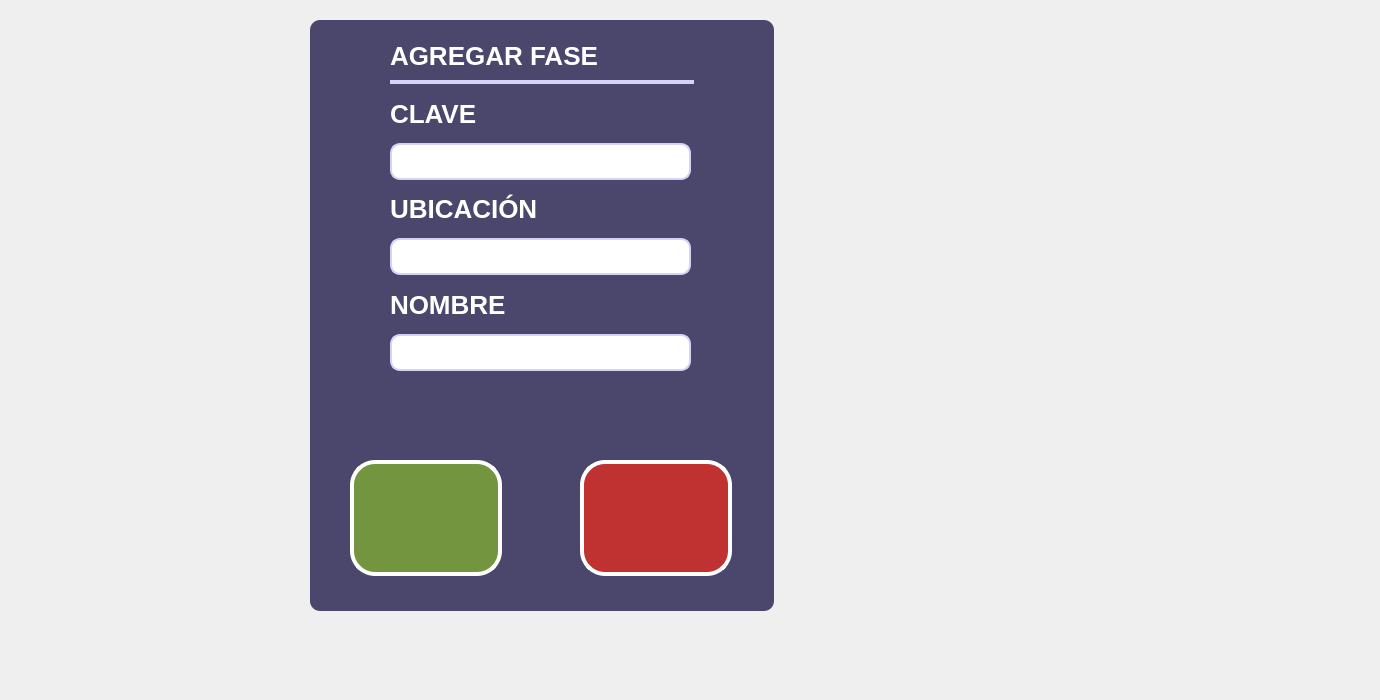
      <widget class="QWidget" name="page_15">
       <widget class="QLabel" name="Fondo_Lbl_16">
        <property name="geometry">
         <rect>
          <x>-50</x>
          <y>-20</y>
          <width>1371</width>
          <height>691</height>
         </rect>
        </property>
        <property name="font">
         <font>
          <family>Segoe UI</family>
          <pointsize>16</pointsize>
          <weight>75</weight>
          <bold>true</bold>
         </font>
        </property>
        <property name="styleSheet">
         <string notr="true">background-image: url(:/images/iconos/fondos/arandanos_fondo6.png);</string>
        </property>
        <property name="text">
         <string/>
        </property>
       </widget>
       <widget class="QWidget" name="widget_35" native="true">
        <property name="geometry">
         <rect>
          <x>300</x>
          <y>10</y>
          <width>481</width>
          <height>611</height>
         </rect>
        </property>
        <property name="styleSheet">
         <string notr="true"> border-radius: 10px; </string>
        </property>
        <widget class="QWidget" name="widget_36" native="true">
         <property name="geometry">
          <rect>
           <x>10</x>
           <y>10</y>
           <width>464</width>
           <height>591</height>
          </rect>
         </property>
         <property name="styleSheet">
          <string notr="true">background-color: rgb(74, 70, 108);
border-radius: 10px; </string>
         </property>
         <widget class="QPushButton" name="ConfirmarFaseCreacion_Btn">
          <property name="geometry">
           <rect>
            <x>40</x>
            <y>440</y>
            <width>152</width>
            <height>116</height>
           </rect>
          </property>
          <property name="font">
           <font>
            <family>Segoe UI</family>
            <pointsize>16</pointsize>
            <weight>75</weight>
            <bold>true</bold>
           </font>
          </property>
          <property name="styleSheet">
           <string notr="true">QPushButton {

         background-color: #749540;
        /*border: 2px solid black;*/
		color: white;  /* Cambia el color de la fuente a blanco */
        border-radius: 25px;  /* Ajusta el valor para hacer las esquinas más o menos redondas */
        padding: 10px;  /* Ajusta el margen interno del QLabel */
		border: 4px solid white;
    }</string>
          </property>
          <property name="text">
           <string/>
          </property>
          <property name="icon">
           <iconset resource="../resources/resources.qrc">
            <normaloff>:/images/iconos/botones/check-mark.png</normaloff>:/images/iconos/botones/check-mark.png</iconset>
          </property>
          <property name="iconSize">
           <size>
            <width>92</width>
            <height>92</height>
           </size>
          </property>
         </widget>
         <widget class="QPushButton" name="Back_CrearFaseBtn">
          <property name="geometry">
           <rect>
            <x>270</x>
            <y>440</y>
            <width>152</width>
            <height>116</height>
           </rect>
          </property>
          <property name="font">
           <font>
            <family>Segoe UI</family>
            <pointsize>16</pointsize>
            <weight>75</weight>
            <bold>true</bold>
           </font>
          </property>
          <property name="styleSheet">
           <string notr="true">QPushButton {

        background-color: #C03232;
        /*border: 2px solid black;*/
		color: white;  /* Cambia el color de la fuente a blanco */
        border-radius: 25px;  /* Ajusta el valor para hacer las esquinas más o menos redondas */
        padding: 10px;  /* Ajusta el margen interno del QLabel */
		border: 4px solid white;
    }</string>
          </property>
          <property name="text">
           <string/>
          </property>
          <property name="icon">
           <iconset resource="../resources/resources.qrc">
            <normaloff>:/images/iconos/botones/cerrar.png</normaloff>:/images/iconos/botones/cerrar.png</iconset>
          </property>
          <property name="iconSize">
           <size>
            <width>72</width>
            <height>72</height>
           </size>
          </property>
         </widget>
         <widget class="QLabel" name="CrearFase_Lbl">
          <property name="geometry">
           <rect>
            <x>80</x>
            <y>20</y>
            <width>321</width>
            <height>31</height>
           </rect>
          </property>
          <property name="font">
           <font>
            <family>Segoe UI</family>
            <pointsize>-1</pointsize>
            <weight>81</weight>
            <bold>true</bold>
           </font>
          </property>
          <property name="styleSheet">
           <string notr="true">background-color: rgb(74, 70, 108);
color: white;  
font-family: &quot;Segoe UI&quot;;
font-size: 26px;
font-weight: 650; 


</string>
          </property>
          <property name="text">
           <string>AGREGAR FASE</string>
          </property>
         </widget>
         <widget class="QLabel" name="label_35">
          <property name="geometry">
           <rect>
            <x>80</x>
            <y>60</y>
            <width>304</width>
            <height>4</height>
           </rect>
          </property>
          <property name="styleSheet">
           <string notr="true">QLabel {
       background-color: rgb(213, 209, 248);
       border-radius: 20px;
       padding: 10px; 
    }</string>
          </property>
          <property name="text">
           <string/>
          </property>
         </widget>
         <widget class="QWidget" name="verticalLayoutWidget_6">
          <property name="geometry">
           <rect>
            <x>80</x>
            <y>70</y>
            <width>301</width>
            <height>281</height>
           </rect>
          </property>
          <layout class="QVBoxLayout" name="verticalLayout_6">
           <item>
            <widget class="QLabel" name="CrearClaveFase_Lbl">
             <property name="font">
              <font>
               <family>Segoe UI</family>
               <pointsize>-1</pointsize>
               <weight>81</weight>
               <bold>true</bold>
              </font>
             </property>
             <property name="styleSheet">
              <string notr="true">background-color: rgb(74, 70, 108);
color: white;  
font-family: &quot;Segoe UI&quot;;
font-size: 26px;
font-weight: 650; 


</string>
             </property>
             <property name="text">
              <string>CLAVE</string>
             </property>
            </widget>
           </item>
           <item>
            <widget class="QLineEdit" name="CrearClaveFase_lineEdit">
             <property name="styleSheet">
              <string notr="true">QLineEdit {
    border: 2px solid  rgb(213, 209, 248);  /* Borde color lila */
    border-radius: 10px;        /* Esquinas redondeadas */
    background-color: white;    /* Fondo blanco */
    padding: 5px;               /* Espaciado interno para que no se vea aplastado */
	font-family: &quot;Segoe UI Semibold&quot;, &quot;Arial&quot;, sans-serif;
    font-size: 18px;
    font-weight: 660;
	text-transform: uppercase;  /* &lt;- Esto fuerza mayúsculas */
}
</string>
             </property>
            </widget>
           </item>
           <item>
            <widget class="QLabel" name="CrearUbicacionFase_Lbl">
             <property name="font">
              <font>
               <family>Segoe UI</family>
               <pointsize>-1</pointsize>
               <weight>81</weight>
               <bold>true</bold>
              </font>
             </property>
             <property name="styleSheet">
              <string notr="true">background-color: rgb(74, 70, 108);
color: white;  
font-family: &quot;Segoe UI&quot;;
font-size: 26px;
font-weight: 650; 


</string>
             </property>
             <property name="text">
              <string>UBICACIÓN</string>
             </property>
            </widget>
           </item>
           <item>
            <widget class="QLineEdit" name="CrearUbicacionFase_lineEdit">
             <property name="styleSheet">
              <string notr="true">QLineEdit {
    border: 2px solid  rgb(213, 209, 248);  /* Borde color lila */
    border-radius: 10px;        /* Esquinas redondeadas */
    background-color: white;    /* Fondo blanco */
    padding: 5px;               /* Espaciado interno para que no se vea aplastado */
	font-family: &quot;Segoe UI Semibold&quot;, &quot;Arial&quot;, sans-serif;
    font-size: 18px;
    font-weight: 660;
	text-transform: uppercase;  /* &lt;- Esto fuerza mayúsculas */
}

</string>
             </property>
            </widget>
           </item>
           <item>
            <widget class="QLabel" name="CrearDescripcionFase_Lbl">
             <property name="font">
              <font>
               <family>Segoe UI</family>
               <pointsize>-1</pointsize>
               <weight>81</weight>
               <bold>true</bold>
              </font>
             </property>
             <property name="styleSheet">
              <string notr="true">background-color: rgb(74, 70, 108);
color: white;  
font-family: &quot;Segoe UI&quot;;
font-size: 26px;
font-weight: 650; 


</string>
             </property>
             <property name="text">
              <string>NOMBRE</string>
             </property>
            </widget>
           </item>
           <item>
            <widget class="QLineEdit" name="CrearNombreFase_lineEdit">
             <property name="styleSheet">
              <string notr="true">QLineEdit {
    border: 2px solid  rgb(213, 209, 248);  /* Borde color lila */
    border-radius: 10px;        /* Esquinas redondeadas */
    background-color: white;    /* Fondo blanco */
    padding: 5px;               /* Espaciado interno para que no se vea aplastado */
	font-family: &quot;Segoe UI Semibold&quot;, &quot;Arial&quot;, sans-serif;
    font-size: 18px;
    font-weight: 660;
	text-transform: uppercase;  /* &lt;- Esto fuerza mayúsculas */
}
</string>
             </property>
            </widget>
           </item>
          </layout>
         </widget>
        </widget>
       </widget>
      </widget>
